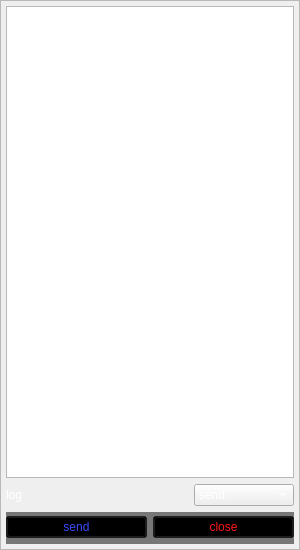
<?xml version="1.0" encoding="UTF-8"?>
<ui version="4.0">
 <class>SendMassage</class>
 <widget class="QFrame" name="SendMassage">
  <property name="geometry">
   <rect>
    <x>0</x>
    <y>0</y>
    <width>300</width>
    <height>550</height>
   </rect>
  </property>
  <property name="minimumSize">
   <size>
    <width>300</width>
    <height>550</height>
   </size>
  </property>
  <property name="maximumSize">
   <size>
    <width>300</width>
    <height>550</height>
   </size>
  </property>
  <property name="windowTitle">
   <string>Frame</string>
  </property>
  <property name="frameShape">
   <enum>QFrame::StyledPanel</enum>
  </property>
  <property name="frameShadow">
   <enum>QFrame::Raised</enum>
  </property>
  <layout class="QVBoxLayout" name="verticalLayout">
   <property name="leftMargin">
    <number>5</number>
   </property>
   <property name="topMargin">
    <number>5</number>
   </property>
   <property name="rightMargin">
    <number>5</number>
   </property>
   <property name="bottomMargin">
    <number>5</number>
   </property>
   <item>
    <widget class="QTextEdit" name="textEdit">
     <property name="styleSheet">
      <string notr="true">color: rgb(255, 255, 255);</string>
     </property>
    </widget>
   </item>
   <item>
    <widget class="QFrame" name="horizontalFrame">
     <property name="styleSheet">
      <string notr="true">color: rgb(255, 255, 255);</string>
     </property>
     <layout class="QHBoxLayout" name="horizontalLayout_2">
      <property name="spacing">
       <number>45</number>
      </property>
      <property name="leftMargin">
       <number>0</number>
      </property>
      <property name="topMargin">
       <number>0</number>
      </property>
      <property name="rightMargin">
       <number>0</number>
      </property>
      <property name="bottomMargin">
       <number>0</number>
      </property>
      <item>
       <widget class="QLabel" name="label">
        <property name="text">
         <string>log</string>
        </property>
       </widget>
      </item>
      <item>
       <widget class="QComboBox" name="comboBox">
        <property name="maximumSize">
         <size>
          <width>100</width>
          <height>16777215</height>
         </size>
        </property>
        <item>
         <property name="text">
          <string>send</string>
         </property>
        </item>
        <item>
         <property name="text">
          <string>not to send</string>
         </property>
        </item>
       </widget>
      </item>
     </layout>
    </widget>
   </item>
   <item>
    <widget class="QFrame" name="button">
     <property name="minimumSize">
      <size>
       <width>0</width>
       <height>32</height>
      </size>
     </property>
     <property name="maximumSize">
      <size>
       <width>16777215</width>
       <height>32</height>
      </size>
     </property>
     <property name="styleSheet">
      <string notr="true">background-color: rgba(0, 0, 0, 128);
color: rgb(255, 255, 255);
font: 10pt &quot;Arial&quot;;</string>
     </property>
     <layout class="QHBoxLayout" name="horizontalLayout">
      <property name="leftMargin">
       <number>0</number>
      </property>
      <property name="topMargin">
       <number>0</number>
      </property>
      <property name="rightMargin">
       <number>0</number>
      </property>
      <property name="bottomMargin">
       <number>2</number>
      </property>
      <item>
       <widget class="QPushButton" name="pushButton_send">
        <property name="styleSheet">
         <string notr="true">color: rgb(55, 75, 255);</string>
        </property>
        <property name="text">
         <string>send</string>
        </property>
       </widget>
      </item>
      <item>
       <widget class="QPushButton" name="pushButton_close">
        <property name="styleSheet">
         <string notr="true">color: rgb(255, 25, 25);</string>
        </property>
        <property name="text">
         <string>close</string>
        </property>
       </widget>
      </item>
     </layout>
    </widget>
   </item>
  </layout>
 </widget>
 <resources/>
 <connections/>
</ui>
